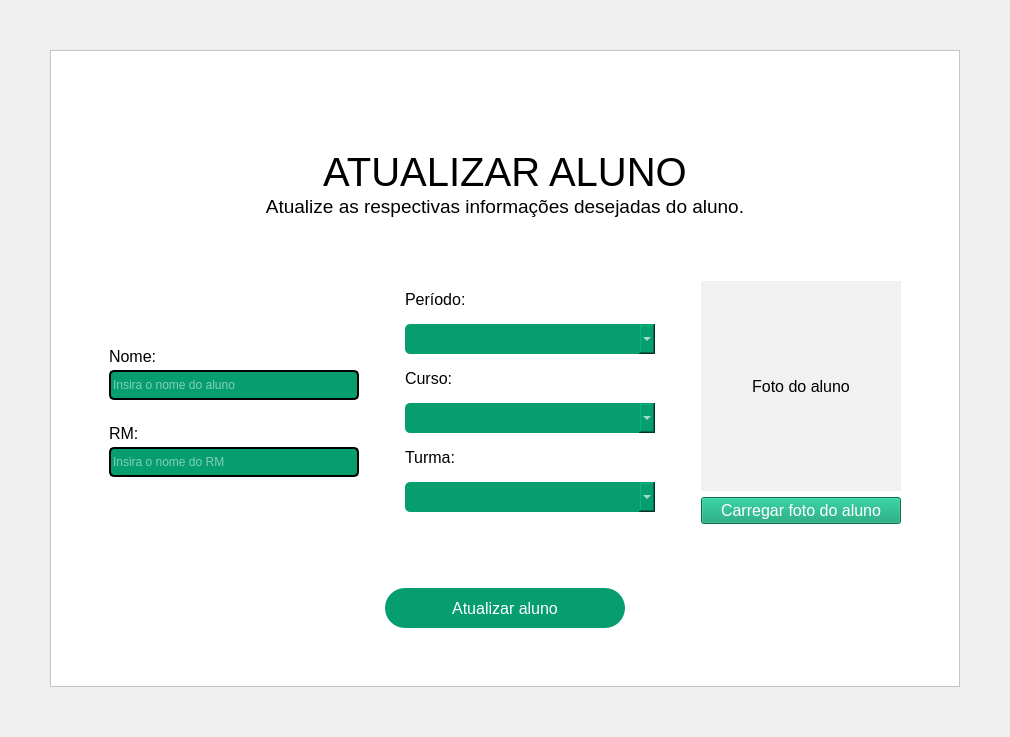
         <widget class="QWidget" name="pg_Atualizar">
          <layout class="QGridLayout" name="gridLayout_11">
           <property name="leftMargin">
            <number>50</number>
           </property>
           <property name="topMargin">
            <number>50</number>
           </property>
           <property name="rightMargin">
            <number>50</number>
           </property>
           <property name="bottomMargin">
            <number>50</number>
           </property>
           <property name="spacing">
            <number>0</number>
           </property>
           <item row="0" column="0">
            <widget class="QFrame" name="frame_6">
             <property name="styleSheet">
              <string notr="true">background-color: rgb(255, 255, 255);</string>
             </property>
             <property name="frameShape">
              <enum>QFrame::StyledPanel</enum>
             </property>
             <property name="frameShadow">
              <enum>QFrame::Raised</enum>
             </property>
             <layout class="QGridLayout" name="gridLayout_22">
              <item row="3" column="0">
               <widget class="QWidget" name="widget_16" native="true">
                <layout class="QHBoxLayout" name="horizontalLayout_10">
                 <item>
                  <spacer name="horizontalSpacer_43">
                   <property name="orientation">
                    <enum>Qt::Horizontal</enum>
                   </property>
                   <property name="sizeHint" stdset="0">
                    <size>
                     <width>40</width>
                     <height>20</height>
                    </size>
                   </property>
                  </spacer>
                 </item>
                 <item>
                  <layout class="QVBoxLayout" name="verticalLayout_28">
                   <item>
                    <layout class="QVBoxLayout" name="verticalLayout_18">
                     <item>
                      <spacer name="verticalSpacer_31">
                       <property name="orientation">
                        <enum>Qt::Vertical</enum>
                       </property>
                       <property name="sizeHint" stdset="0">
                        <size>
                         <width>20</width>
                         <height>40</height>
                        </size>
                       </property>
                      </spacer>
                     </item>
                     <item>
                      <widget class="QLabel" name="label_18">
                       <property name="maximumSize">
                        <size>
                         <width>16777215</width>
                         <height>15</height>
                        </size>
                       </property>
                       <property name="font">
                        <font>
                         <family>Arial</family>
                         <pointsize>12</pointsize>
                        </font>
                       </property>
                       <property name="text">
                        <string>Nome:</string>
                       </property>
                      </widget>
                     </item>
                     <item>
                      <widget class="QLineEdit" name="etyNome_PgAtualizar">
                       <property name="minimumSize">
                        <size>
                         <width>250</width>
                         <height>30</height>
                        </size>
                       </property>
                       <property name="styleSheet">
                        <string notr="true">QLineEdit{
	background-color:#069E6E;
	border: 2px solid #000000;
	color: #ffffff;
	border-radius:5px;
}</string>
                       </property>
                       <property name="placeholderText">
                        <string>Insira o nome do aluno</string>
                       </property>
                      </widget>
                     </item>
                    </layout>
                   </item>
                   <item>
                    <layout class="QVBoxLayout" name="verticalLayout_27">
                     <property name="topMargin">
                      <number>20</number>
                     </property>
                     <item>
                      <widget class="QLabel" name="label_16">
                       <property name="maximumSize">
                        <size>
                         <width>16777215</width>
                         <height>15</height>
                        </size>
                       </property>
                       <property name="font">
                        <font>
                         <family>Arial</family>
                         <pointsize>12</pointsize>
                        </font>
                       </property>
                       <property name="text">
                        <string>RM:</string>
                       </property>
                      </widget>
                     </item>
                     <item>
                      <widget class="QLineEdit" name="etyRM_PgAtualizar">
                       <property name="minimumSize">
                        <size>
                         <width>0</width>
                         <height>30</height>
                        </size>
                       </property>
                       <property name="styleSheet">
                        <string notr="true">QLineEdit{
	background-color:#069E6E;
	border: 2px solid #000000;
	color: #ffffff;
	border-radius:5px;
}</string>
                       </property>
                       <property name="placeholderText">
                        <string>Insira o nome do RM</string>
                       </property>
                      </widget>
                     </item>
                     <item>
                      <spacer name="verticalSpacer_33">
                       <property name="orientation">
                        <enum>Qt::Vertical</enum>
                       </property>
                       <property name="sizeHint" stdset="0">
                        <size>
                         <width>20</width>
                         <height>40</height>
                        </size>
                       </property>
                      </spacer>
                     </item>
                    </layout>
                   </item>
                  </layout>
                 </item>
                 <item>
                  <spacer name="horizontalSpacer_41">
                   <property name="orientation">
                    <enum>Qt::Horizontal</enum>
                   </property>
                   <property name="sizeHint" stdset="0">
                    <size>
                     <width>40</width>
                     <height>20</height>
                    </size>
                   </property>
                  </spacer>
                 </item>
                 <item>
                  <layout class="QVBoxLayout" name="verticalLayout_19">
                   <item>
                    <widget class="QLabel" name="label_19">
                     <property name="maximumSize">
                      <size>
                       <width>16777215</width>
                       <height>15</height>
                      </size>
                     </property>
                     <property name="font">
                      <font>
                       <family>Arial</family>
                       <pointsize>12</pointsize>
                      </font>
                     </property>
                     <property name="text">
                      <string>Período:</string>
                     </property>
                    </widget>
                   </item>
                   <item>
                    <widget class="QComboBox" name="cboxPeriodo_PgAtualizar">
                     <property name="minimumSize">
                      <size>
                       <width>250</width>
                       <height>30</height>
                      </size>
                     </property>
                     <property name="styleSheet">
                      <string notr="true">QComboBox{
	background-color:#069E6E;
	border-color:#069E6E;
	color: #ffffff;
	border-radius:5px;
}

QComboBox QAbstractItemView{
	background-color:#069E6E;
	color: #ffffff;
}
</string>
                     </property>
                     <property name="placeholderText">
                      <string/>
                     </property>
                    </widget>
                   </item>
                   <item>
                    <widget class="QLabel" name="label_20">
                     <property name="maximumSize">
                      <size>
                       <width>16777215</width>
                       <height>15</height>
                      </size>
                     </property>
                     <property name="font">
                      <font>
                       <family>Arial</family>
                       <pointsize>12</pointsize>
                      </font>
                     </property>
                     <property name="text">
                      <string>Curso:</string>
                     </property>
                    </widget>
                   </item>
                   <item>
                    <widget class="QComboBox" name="cboxCurso_PgAtualizar">
                     <property name="minimumSize">
                      <size>
                       <width>0</width>
                       <height>30</height>
                      </size>
                     </property>
                     <property name="styleSheet">
                      <string notr="true">QComboBox{
	background-color:#069E6E;
	border-color:#069E6E;
	color: #ffffff;
	border-radius:5px;
}

QComboBox QAbstractItemView{
	background-color:#069E6E;
	color: #ffffff;
}
</string>
                     </property>
                    </widget>
                   </item>
                   <item>
                    <widget class="QLabel" name="label_21">
                     <property name="maximumSize">
                      <size>
                       <width>16777215</width>
                       <height>15</height>
                      </size>
                     </property>
                     <property name="font">
                      <font>
                       <family>Arial</family>
                       <pointsize>12</pointsize>
                      </font>
                     </property>
                     <property name="text">
                      <string>Turma:</string>
                     </property>
                    </widget>
                   </item>
                   <item>
                    <widget class="QComboBox" name="cboxTurma_PgAtualizar">
                     <property name="minimumSize">
                      <size>
                       <width>0</width>
                       <height>30</height>
                      </size>
                     </property>
                     <property name="styleSheet">
                      <string notr="true">QComboBox{
	background-color:#069E6E;
	border-color:#069E6E;
	color: #ffffff;
	border-radius:5px;
}

QComboBox QAbstractItemView{
	background-color:#069E6E;
	color: #ffffff;
}
</string>
                     </property>
                    </widget>
                   </item>
                  </layout>
                 </item>
                 <item>
                  <spacer name="horizontalSpacer_42">
                   <property name="orientation">
                    <enum>Qt::Horizontal</enum>
                   </property>
                   <property name="sizeHint" stdset="0">
                    <size>
                     <width>40</width>
                     <height>20</height>
                    </size>
                   </property>
                  </spacer>
                 </item>
                 <item>
                  <layout class="QVBoxLayout" name="verticalLayout_20">
                   <item>
                    <widget class="QLabel" name="lbl_ImgAluno_PgAtualizar">
                     <property name="minimumSize">
                      <size>
                       <width>200</width>
                       <height>210</height>
                      </size>
                     </property>
                     <property name="font">
                      <font>
                       <family>Arial</family>
                       <pointsize>12</pointsize>
                      </font>
                     </property>
                     <property name="styleSheet">
                      <string notr="true">background-color: rgb(241, 241, 241);</string>
                     </property>
                     <property name="text">
                      <string>Foto do aluno</string>
                     </property>
                     <property name="alignment">
                      <set>Qt::AlignCenter</set>
                     </property>
                    </widget>
                   </item>
                   <item>
                    <widget class="QPushButton" name="btnCarregarFT_PgAtualizar">
                     <property name="font">
                      <font>
                       <family>Arial</family>
                       <pointsize>12</pointsize>
                      </font>
                     </property>
                     <property name="styleSheet">
                      <string notr="true">QPushButton{
	background-color:#069E6E;
	color:#ffffff;
}

QPushButton:hover{
	background-color:#047b55;
}

QPushButton:pressed{
	background-color: rgb(2, 45, 29);
}

QPushButton:checked{
	background-color:  rgb(2, 45, 29);
}

</string>
                     </property>
                     <property name="text">
                      <string>Carregar foto do aluno</string>
                     </property>
                    </widget>
                   </item>
                  </layout>
                 </item>
                 <item>
                  <spacer name="horizontalSpacer_44">
                   <property name="orientation">
                    <enum>Qt::Horizontal</enum>
                   </property>
                   <property name="sizeHint" stdset="0">
                    <size>
                     <width>40</width>
                     <height>20</height>
                    </size>
                   </property>
                  </spacer>
                 </item>
                </layout>
               </widget>
              </item>
              <item row="1" column="0">
               <widget class="QWidget" name="widget_15" native="true">
                <layout class="QHBoxLayout" name="horizontalLayout_20">
                 <item>
                  <layout class="QVBoxLayout" name="verticalLayout_17">
                   <property name="spacing">
                    <number>0</number>
                   </property>
                   <item>
                    <spacer name="verticalSpacer_17">
                     <property name="orientation">
                      <enum>Qt::Vertical</enum>
                     </property>
                     <property name="sizeHint" stdset="0">
                      <size>
                       <width>20</width>
                       <height>40</height>
                      </size>
                     </property>
                    </spacer>
                   </item>
                   <item>
                    <widget class="QLabel" name="label_14">
                     <property name="maximumSize">
                      <size>
                       <width>16777215</width>
                       <height>50</height>
                      </size>
                     </property>
                     <property name="font">
                      <font>
                       <family>Arial</family>
                       <pointsize>30</pointsize>
                      </font>
                     </property>
                     <property name="text">
                      <string>ATUALIZAR ALUNO</string>
                     </property>
                     <property name="alignment">
                      <set>Qt::AlignCenter</set>
                     </property>
                    </widget>
                   </item>
                   <item>
                    <widget class="QLabel" name="label_15">
                     <property name="minimumSize">
                      <size>
                       <width>0</width>
                       <height>22</height>
                      </size>
                     </property>
                     <property name="maximumSize">
                      <size>
                       <width>16777215</width>
                       <height>22</height>
                      </size>
                     </property>
                     <property name="font">
                      <font>
                       <family>Arial</family>
                       <pointsize>14</pointsize>
                      </font>
                     </property>
                     <property name="text">
                      <string>Atualize as respectivas informações desejadas do aluno.</string>
                     </property>
                     <property name="alignment">
                      <set>Qt::AlignCenter</set>
                     </property>
                    </widget>
                   </item>
                  </layout>
                 </item>
                </layout>
               </widget>
              </item>
              <item row="5" column="0">
               <widget class="QWidget" name="widget_17" native="true">
                <layout class="QHBoxLayout" name="horizontalLayout_22">
                 <item>
                  <layout class="QHBoxLayout" name="horizontalLayout_19">
                   <item>
                    <spacer name="horizontalSpacer_46">
                     <property name="orientation">
                      <enum>Qt::Horizontal</enum>
                     </property>
                     <property name="sizeHint" stdset="0">
                      <size>
                       <width>40</width>
                       <height>20</height>
                      </size>
                     </property>
                    </spacer>
                   </item>
                   <item>
                    <widget class="QPushButton" name="btnAtualizarAluno_PgAtualizar">
                     <property name="minimumSize">
                      <size>
                       <width>240</width>
                       <height>40</height>
                      </size>
                     </property>
                     <property name="maximumSize">
                      <size>
                       <width>240</width>
                       <height>16777215</height>
                      </size>
                     </property>
                     <property name="font">
                      <font>
                       <family>Arial</family>
                       <pointsize>12</pointsize>
                      </font>
                     </property>
                     <property name="styleSheet">
                      <string notr="true">QPushButton{
	background-color:#069E6E;
	color:#ffffff;
	border-radius:20px;
}

QPushButton:hover{
	background-color:#047b55;
}

QPushButton:pressed{
	background-color: rgb(2, 45, 29);
}

QPushButton:checked{
	background-color:  rgb(2, 45, 29);
}

</string>
                     </property>
                     <property name="text">
                      <string>Atualizar aluno</string>
                     </property>
                     <property name="icon">
                      <iconset resource="../imagens/imagens_usadas.qrc">
                       <normaloff>:/imagens/imgBtnAtualizar.png</normaloff>:/imagens/imgBtnAtualizar.png</iconset>
                     </property>
                     <property name="iconSize">
                      <size>
                       <width>36</width>
                       <height>36</height>
                      </size>
                     </property>
                    </widget>
                   </item>
                   <item>
                    <spacer name="horizontalSpacer_45">
                     <property name="orientation">
                      <enum>Qt::Horizontal</enum>
                     </property>
                     <property name="sizeHint" stdset="0">
                      <size>
                       <width>40</width>
                       <height>20</height>
                      </size>
                     </property>
                    </spacer>
                   </item>
                  </layout>
                 </item>
                </layout>
               </widget>
              </item>
              <item row="6" column="0">
               <spacer name="verticalSpacer_20">
                <property name="orientation">
                 <enum>Qt::Vertical</enum>
                </property>
                <property name="sizeHint" stdset="0">
                 <size>
                  <width>20</width>
                  <height>40</height>
                 </size>
                </property>
               </spacer>
              </item>
              <item row="2" column="0">
               <spacer name="verticalSpacer_18">
                <property name="orientation">
                 <enum>Qt::Vertical</enum>
                </property>
                <property name="sizeHint" stdset="0">
                 <size>
                  <width>20</width>
                  <height>40</height>
                 </size>
                </property>
               </spacer>
              </item>
              <item row="4" column="0">
               <spacer name="verticalSpacer_19">
                <property name="orientation">
                 <enum>Qt::Vertical</enum>
                </property>
                <property name="sizeHint" stdset="0">
                 <size>
                  <width>20</width>
                  <height>40</height>
                 </size>
                </property>
               </spacer>
              </item>
              <item row="0" column="0">
               <spacer name="verticalSpacer_21">
                <property name="orientation">
                 <enum>Qt::Vertical</enum>
                </property>
                <property name="sizeHint" stdset="0">
                 <size>
                  <width>20</width>
                  <height>40</height>
                 </size>
                </property>
               </spacer>
              </item>
             </layout>
             <zorder>widget_17</zorder>
             <zorder>widget_16</zorder>
             <zorder>widget_15</zorder>
             <zorder>verticalSpacer_18</zorder>
             <zorder>verticalSpacer_19</zorder>
             <zorder>verticalSpacer_20</zorder>
             <zorder>verticalSpacer_21</zorder>
            </widget>
           </item>
          </layout>
         </widget>
